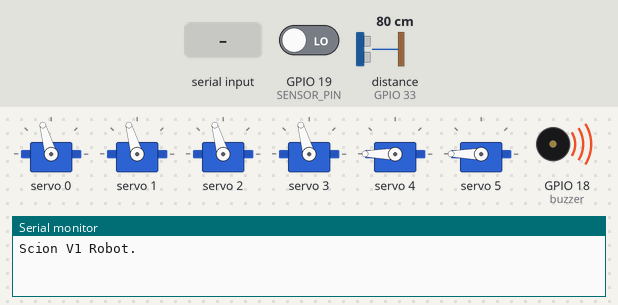
Recording of a sketch running on a simulated ESP8266 (NodeMCU). Shown: 6 × servo, buzzer (waves = sounding, pin HIGH), the last lines printed to the serial monitor. The test bench sets the inputs (shaded band); at power-on: distance to the obstacle (sensor on GPIO 33) 80 cm, GPIO 19 (SENSOR_PIN) LOW. The echo pulse lasts 58.3 µs per cm; nothing arrives over Bluetooth unless stated.

Above: at 2.3 s.
2.4 s: "3" received over the second serial link
At 2.59 s:
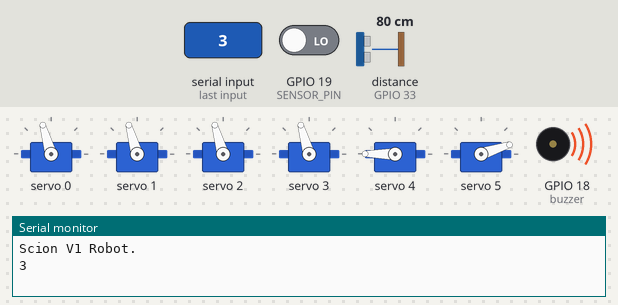
5.4 s: distance to the obstacle (sensor on GPIO 33) set to 9 cm
6.9 s: distance to the obstacle (sensor on GPIO 33) set to 6 cm
At 7.74 s:
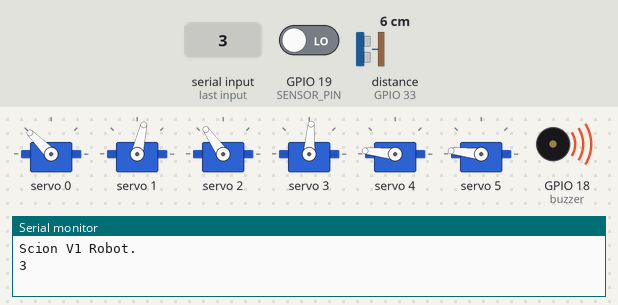
9.9 s: "U" received over the second serial link
At 11.05 s:
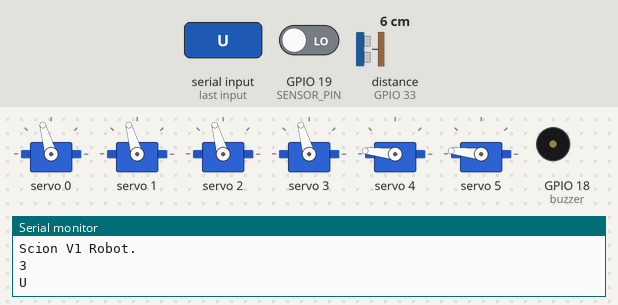
12.9 s: "D" received over the second serial link
At 13.46 s:
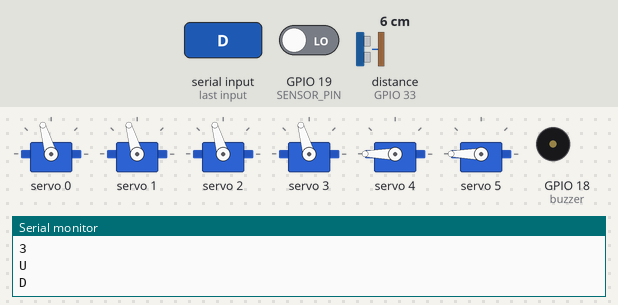
15.9 s: "L" received over the second serial link
At 16.45 s:
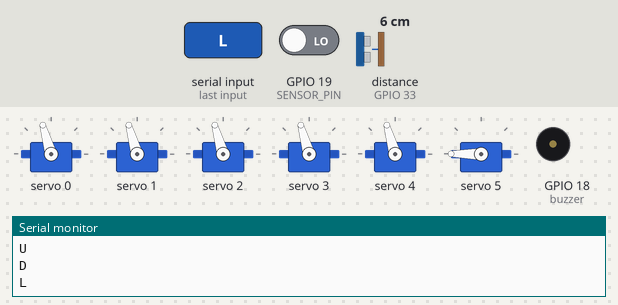
Timing chart, 0 to 19.9 s (numbered marks = the images above; inputs shaded):
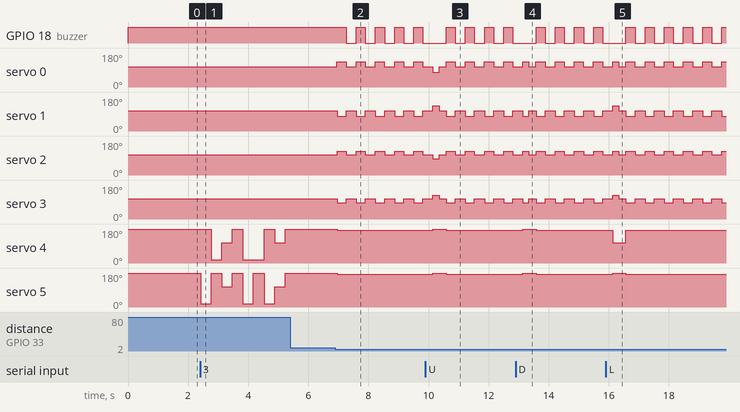

Measured:
- the behaviour switches between 8 and 7 cm on distance to the obstacle (sensor on GPIO 33) (found by bisection; images 1 and 2)
- after the input at 2.4 s, servo 4: 180° → 18° after 0.37 s, → 106° 0.35 s later, → 180° 0.35 s later, → 18° 0.35 s later, … (7 changes in this stretch); servo 5: 180° → 18° at once, → 180° 0.35 s later, → 106° 0.35 s later, → 180° 0.35 s later, … (9 changes in this stretch)
- after the input at 5.4 s, every drawn part: stays the same
- after the input at 6.9 s, GPIO 18 (buzzer): alternates HIGH for 0.30 s and LOW for 0.33 s, starting after 0.36 s; servo 0: alternates 135° for 0.30 s and 106° for 0.33 s, starting after 0.05 s
- after the input at 9.9 s, servo 4, servo 5: 174° → 180° after 0.25 s, → 174° 0.44 s later
- after the input at 12.9 s, servo 4, servo 5: 174° → 180° after 0.24 s, → 174° 0.44 s later
- after the input at 15.9 s, servo 4: 174° → 106° after 0.23 s, → 174° 0.44 s later; servo 5: 174° → 180° after 0.23 s, → 174° 0.44 s later

The sketch:

sketch_jan05a.ino
```cpp
#include <Wire.h>
#include <BluetoothSerial.h>
#include <Adafruit_PWMServoDriver.h>
#include <NewPingESP8266.h>

Adafruit_PWMServoDriver pwm = Adafruit_PWMServoDriver();
BluetoothSerial SerialBT;

#define SENSOR_PIN 19
#define trig_pin 32
#define echo_pin 33
#define maximum_distance 200

NewPingESP8266 sonar(trig_pin, echo_pin, maximum_distance);

int state = digitalRead(SENSOR_PIN);
int pos0 = 150;
int pos180 = 520;
int buzzer = 18;
int distance = 100;

void setup() {
  pinMode(buzzer, OUTPUT);
  pinMode(SENSOR_PIN, INPUT);
  Serial.begin(115200);
  SerialBT.begin("Scion V1 Robot");
  Serial.println("Scion V1 Robot.");
  pwm.begin();
  pwm.setPWMFreq(50);
  digitalWrite(buzzer, HIGH);
  delay(1000);
  idle_pos();
  distance = sonar.ping_cm();
  delay(30);
  distance = sonar.ping_cm();
  delay(30);
  distance = sonar.ping_cm();
  delay(30);
  distance = sonar.ping_cm();
  delay(30);
}

void setServo(int servo, int angle) {
  int duty;
  duty = map(angle, 0, 180, pos0, pos180);
  pwm.setPWM(servo, 0, duty);
}

void idle_pos(){
  setServo(0, 90);
  setServo(1, 90);
  setServo(2, 90);
  setServo(3, 90);
  setServo(4, 180);
  setServo(5, 180);
}

void Forward() {
  setServo(0, 60);
  setServo(1, 120);
  setServo(2, 70);
  setServo(3, 110);
  setServo(4, 180);
  setServo(5, 180);
  delay(200);
  setServo(0, 90);
  setServo(1, 90);
  setServo(2, 90);
  setServo(3, 90);
  setServo(4, 180);
  setServo(5, 180);
  delay(200);
}

void Backward() {
  setServo(0, 120);
  setServo(1, 60);
  setServo(2, 110);
  setServo(3, 70);
  setServo(4, 180);
  setServo(5, 180);
  delay(200);
  setServo(0, 90);
  setServo(1, 90);
  setServo(2, 90);
  setServo(3, 90);
  setServo(4, 180);
  setServo(5, 180);
  delay(200);
}

void Stop() {
  setServo(0, 90);
  setServo(1, 90);
  setServo(2, 90);
  setServo(3, 90);
  setServo(4, 180);
  setServo(5, 180);
}

void Left() {
  setServo(0, 60);
  setServo(1, 60);
  setServo(2, 70);
  setServo(3, 70);
  setServo(4, 180);
  setServo(5, 90);
  delay(200);
  setServo(0, 90);
  setServo(1, 90);
  setServo(2, 90);
  setServo(3, 90);
  setServo(4, 180);
  setServo(5, 90);
  delay(200);
}

void Right() {
  setServo(0, 120);
  setServo(1, 120);
  setServo(2, 110);
  setServo(3, 110);
  setServo(4, 90);
  setServo(5, 180);
  delay(200);
  setServo(0, 90);
  setServo(1, 90);
  setServo(2, 90);
  setServo(3, 90);
  setServo(4, 90);
  setServo(5, 180);
  delay(200);
}

void Hands_up() {
  setServo(4, 0);
  setServo(5, 0);
}

void hand_dance() {
  setServo(4, 180);
  setServo(5 ,0);
  delay(350);
  setServo(4, 0);
  setServo(5, 180);
  delay(350);
  setServo(4, 90);
  setServo(5, 90);
  delay(350);
  setServo(4, 180);
  setServo(5, 180);
  delay(350);
  setServo(4, 0);
  setServo(5, 0);
  delay(350);
  setServo(4, 0);
  setServo(5 ,180);
  delay(350);
  setServo(4, 180);
  setServo(5, 0);
  delay(350);
  setServo(4, 90);
  setServo(5, 90);
  delay(350);
  setServo(4, 180);
  setServo(5, 180);
  delay(350);
}

void Small_stop() {
  setServo(0, 90);
  setServo(1, 90);
  setServo(2, 90);
  setServo(3, 90);
  setServo(4, 180);
  setServo(5, 180);
  delay(1500);
}

void Semi_auto() {
  setServo(0, 120);
  setServo(1, 60);
  setServo(2, 110);
  setServo(3, 70);
  setServo(4, 160);
  setServo(5, 160);
  digitalWrite(buzzer, HIGH);
  delay(300);
  setServo(0, 90);
  setServo(1, 90);
  setServo(2, 90);
  setServo(3, 90);
  setServo(4, 160);
  setServo(5, 160);
  digitalWrite(buzzer, LOW);
  delay(300);
}

void Semi_auto2() {
   setServo(0, 60);
  setServo(1, 120);
  setServo(2, 70);
  setServo(3, 110);
  setServo(4, 160);
  setServo(5, 160);
  digitalWrite(buzzer, HIGH);
  delay(300);
  setServo(0, 90);
  setServo(1, 90);
  setServo(2, 90);
  setServo(3, 90);
  setServo(4, 160);
  setServo(5, 160);
  digitalWrite(buzzer, LOW);
  delay(300);
}

void loop() {
  distance = sonar.ping_cm();
  delay(30);
  if (SerialBT.available() > 0) {
    char value = SerialBT.read();
    Serial.println(value);

    if (value == 'U') {
      Forward();
    }
    else if (value == 'D') {
      Backward();
    }
    else if (value == 'S') {
      Stop();
    }
    else if(value == 'L'){
      Right();
    }
    else if(value == 'R'){
      Left();
    }
    else if(value == '1'){
      Hands_up();

    }
    else if(value == '2'){
      idle_pos();

    }
    else if(value == '3') {
      hand_dance();

    }
    else if(value == '4') {
      Small_stop();

    }
  }
   else if(distance <= 7) {
    Semi_auto();
   }
   else if(state == HIGH) {
    Semi_auto2();
   }
  }
```
